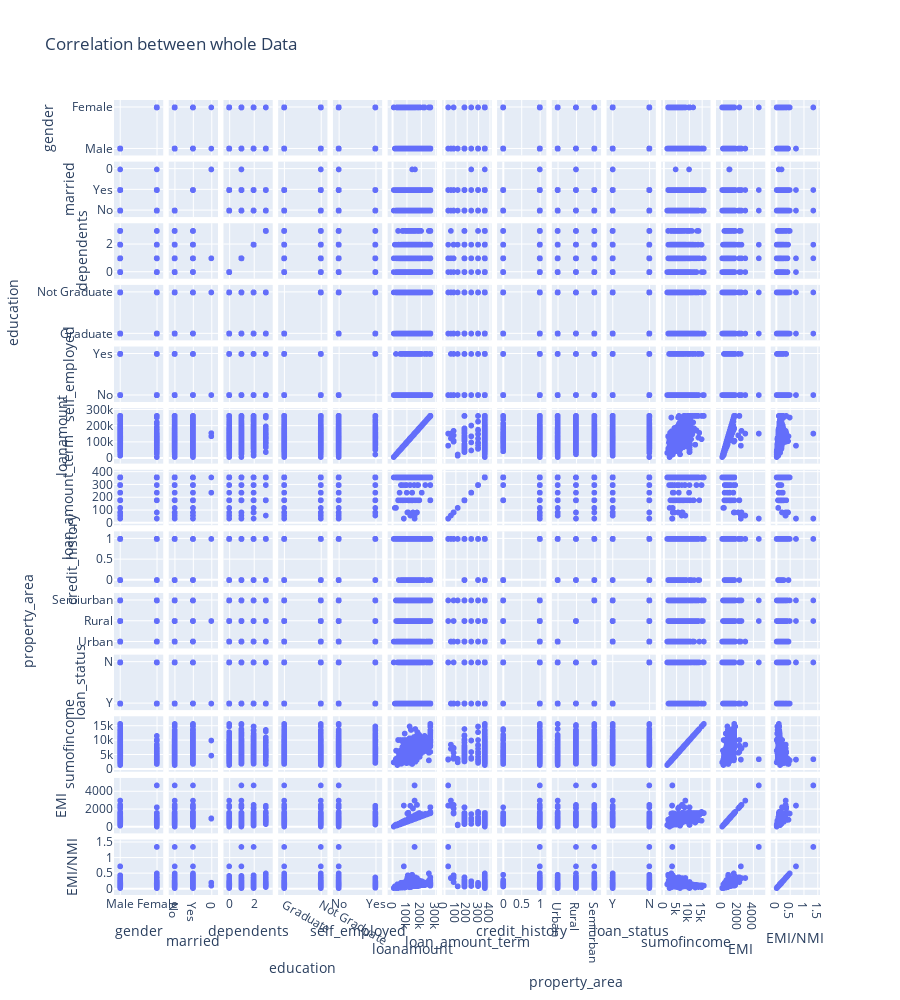

This figure's notebook cell:
### Code cell
#Pairplot to find the relation between different variables.

dff = df[['gender', 'married', 'dependents', 'education', 'self_employed',
       'loanamount', 'loan_amount_term', 'credit_history', 'property_area',
       'loan_status', 'sumofincome', 'EMI', 'EMI/NMI']]
fig_pairplot = px.scatter_matrix(dff, height=1000,title= 'Correlation between whole Data')  
fig_pairplot

### Figure 1 — Plotly figure (JSON) as saved in the notebook; plotly's stock layout.template omitted (floating-point values rounded to 4 significant figures; data arrays with more than 128 entries replaced by an {"elided": "..."} marker saying what was removed)
{"data": [{"dimensions": [{"axis": {"matches": true}, "label": "gender", "values": {"elided": "1029 str values"}}, {"axis": {"matches": true}, "label": "married", "values": {"elided": "1029 str values"}}, {"axis": {"matches": true}, "label": "dependents", "values": {"elided": "1029 str values"}}, {"axis": {"matches": true}, "label": "education", "values": {"elided": "1029 str values"}}, {"axis": {"matches": true}, "label": "self_employed", "values": {"elided": "1029 str values"}}, {"axis": {"matches": true}, "label": "loanamount", "values": {"elided": "1029 float values"}}, {"axis": {"matches": true}, "label": "loan_amount_term", "values": {"elided": "1029 int values"}}, {"axis": {"matches": true}, "label": "credit_history", "values": {"elided": "1029 int values"}}, {"axis": {"matches": true}, "label": "property_area", "values": {"elided": "1029 str values"}}, {"axis": {"matches": true}, "label": "loan_status", "values": {"elided": "1029 str values"}}, {"axis": {"matches": true}, "label": "sumofincome", "values": {"elided": "1029 float values"}}, {"axis": {"matches": true}, "label": "EMI", "values": {"elided": "1029 float values"}}, {"axis": {"matches": true}, "label": "EMI/NMI", "values": {"elided": "1029 float values"}}], "hovertemplate": "%{xaxis.title.text}=%{x}<br>%{yaxis.title.text}=%{y}<extra></extra>", "legendgroup": "", "marker": {"color": "#636efa", "symbol": "circle"}, "name": "", "showlegend": false, "type": "splom"}], "layout": {"dragmode": "select", "height": 1000, "legend": {"tracegroupgap": 0}, "title": {"text": "Correlation between whole Data"}}}
